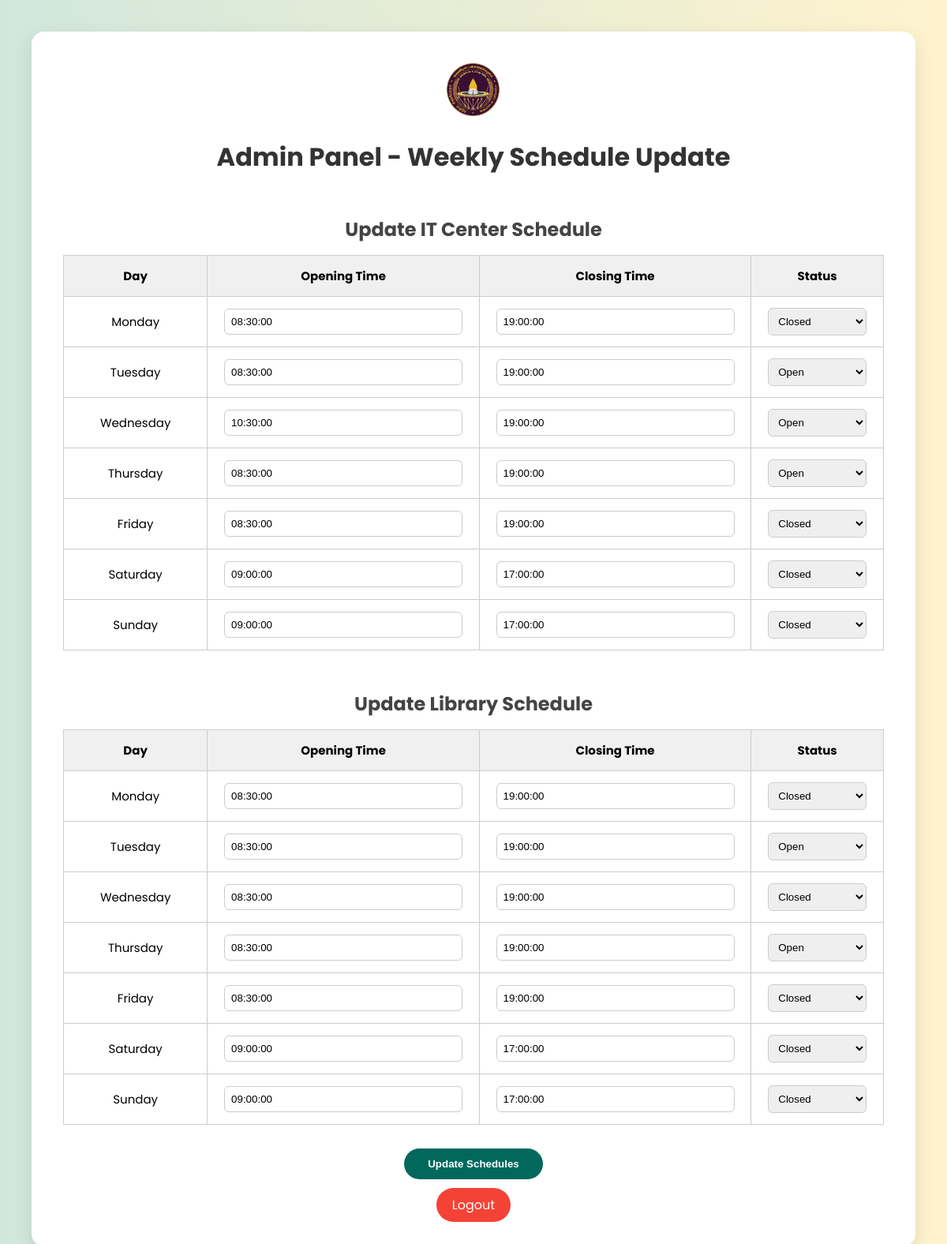
Page /adminupdate.php (signed in) on the committed database.
### tables this page shows
CREATE TABLE `itcenter_schedule` (
  `id` int(11) NOT NULL,
  `day_of_week` varchar(10) NOT NULL,
  `opening_time` time NOT NULL,
  `closing_time` time NOT NULL,
  `status` varchar(10) NOT NULL DEFAULT 'Closed'
);

CREATE TABLE `library_schedule` (
  `id` int(11) NOT NULL,
  `day_of_week` varchar(10) NOT NULL,
  `opening_time` time NOT NULL,
  `closing_time` time NOT NULL,
  `status` varchar(10) NOT NULL DEFAULT 'Closed'
);

### adminupdate.php (the view, shortened to what this page needs)
<?php
$host = "localhost";
$user = "root";
$password = "";
$dbname = "itcenter_db";
$conn = new mysqli($host, $user, $password, $dbname);
?>
<!DOCTYPE html>
<html>
<head>
</head>
<body>
<div class="container">
    <div class="logo">
        <img src="Logo.png" alt="University Logo">
    </div>
    <h1>Admin Panel - Weekly Schedule Update</h1>
    <form method="POST">
        <h2>Update IT Center Schedule</h2>
        <table>
            <tr>
                <th>Day</th>
                <th>Opening Time</th>
                <th>Closing Time</th>
                <th>Status</th>
            </tr>
            <?php
            $result = $conn->query("SELECT * FROM itcenter_schedule ORDER BY id ASC");
            while ($row = $result->fetch_assoc()) {
                echo "<tr>";
                echo "<td>{$row['day_of_week']}<input type='hidden' name='it_id[]' value='{$row['id']}'></td>";
                echo "<td><input type='text' name='it_opening_time[]' value='{$row['opening_time']}'></td>";
                echo "<td><input type='text' name='it_closing_time[]' value='{$row['closing_time']}'></td>";
                echo "<td>
                        <select name='it_status[]'>
                            <option value='Open' " . ($row['status'] === 'Open' ? 'selected' : '') . ">Open</option>
                            <option value='Closed' " . ($row['status'] === 'Closed' ? 'selected' : '') . ">Closed</option>
                        </select>
                      </td>";
                echo "</tr>";
            }
            ?>
        </table>
        <h2>Update Library Schedule</h2>
        <table>
            <tr>
                <th>Day</th>
                <th>Opening Time</th>
                <th>Closing Time</th>
                <th>Status</th>
            </tr>
            <?php
            $result = $conn->query("SELECT * FROM library_schedule ORDER BY id ASC");
            while ($row = $result->fetch_assoc()) {
                echo "<tr>";
                echo "<td>{$row['day_of_week']}<input type='hidden' name='lib_id[]' value='{$row['id']}'></td>";
                echo "<td><input type='text' name='lib_opening_time[]' value='{$row['opening_time']}'></td>";
                echo "<td><input type='text' name='lib_closing_time[]' value='{$row['closing_time']}'></td>";
                echo "<td>
                        <select name='lib_status[]'>
                            <option value='Open' " . ($row['status'] === 'Open' ? 'selected' : '') . ">Open</option>
                            <option value='Closed' " . ($row['status'] === 'Closed' ? 'selected' : '') . ">Closed</option>
                        </select>
                      </td>";
                echo "</tr>";
            }
            ?>
        </table>
        <div class="update">
            <input type="submit" value="Update Schedules">
        </div>
    </form>
    <div class="logout">
        <a href="admin_login.html">Logout</a>
    </div>
</div>
</body>
</html>

### adminupdate.php (style rules this page uses)
body { font-family: 'Poppins', sans-serif; background: linear-gradient(to right, #d1e7dd, #fff3cd); margin: 0; padding: 40px; }
.container { max-width: 1100px; margin: auto; background: #ffffff; border-radius: 16px; box-shadow: 0 8px 24px rgba(0,0,0,0.1); padding: 40px; }
.logo { text-align: center; }
.logo img { width: 70px; }
h1 { text-align: center; margin-bottom: 10px; color: #333; }
h2 { text-align: center; margin-top: 50px; margin-bottom: 15px; color: #444; }
table { width: 100%; border-collapse: collapse; margin: 0 auto 30px auto; }
th, td { border: 1px solid #ccc; padding: 14px; text-align: center; font-size: 15px; }
th { background-color: #f0f0f0; }
input[type="text"], select { width: 90%; padding: 8px; border: 1px solid #ccc; border-radius: 6px; }
.update { text-align: center; margin-top: 20px; }
.update input[type="submit"] { background-color: #00695c; color: white; font-weight: 600; padding: 12px 30px; border: none; border-radius: 30px; cursor: pointer; transition: background-color 0.3s ease; }
.logout { text-align: center; margin-top: 20px; }
.logout a { text-decoration: none; padding: 10px 20px; background-color: #f44336; color: white; border-radius: 25px; transition: background-color 0.3s ease; }

### rows in the picture
itcenter_schedule: day_of_week "Monday", opening_time "08:30:00", closing_time "19:00:00", status "Closed"
itcenter_schedule: day_of_week "Tuesday", opening_time "08:30:00", closing_time "19:00:00", status "Open"
itcenter_schedule: day_of_week "Wednesday", opening_time "10:30:00", closing_time "19:00:00", status "Open"
itcenter_schedule: day_of_week "Thursday", opening_time "08:30:00", closing_time "19:00:00", status "Open"
itcenter_schedule: day_of_week "Friday", opening_time "08:30:00", closing_time "19:00:00", status "Closed"
itcenter_schedule: day_of_week "Saturday", opening_time "09:00:00", closing_time "17:00:00", status "Closed"
itcenter_schedule: day_of_week "Sunday", opening_time "09:00:00", closing_time "17:00:00", status "Closed"
library_schedule: day_of_week "Monday", opening_time "08:30:00", closing_time "19:00:00", status "Closed"
library_schedule: day_of_week "Tuesday", opening_time "08:30:00", closing_time "19:00:00", status "Open"
library_schedule: day_of_week "Wednesday", opening_time "08:30:00", closing_time "19:00:00", status "Closed"
library_schedule: day_of_week "Thursday", opening_time "08:30:00", closing_time "19:00:00", status "Open"
library_schedule: day_of_week "Friday", opening_time "08:30:00", closing_time "19:00:00", status "Closed"
library_schedule: day_of_week "Saturday", opening_time "09:00:00", closing_time "17:00:00", status "Closed"
library_schedule: day_of_week "Sunday", opening_time "09:00:00", closing_time "17:00:00", status "Closed"
